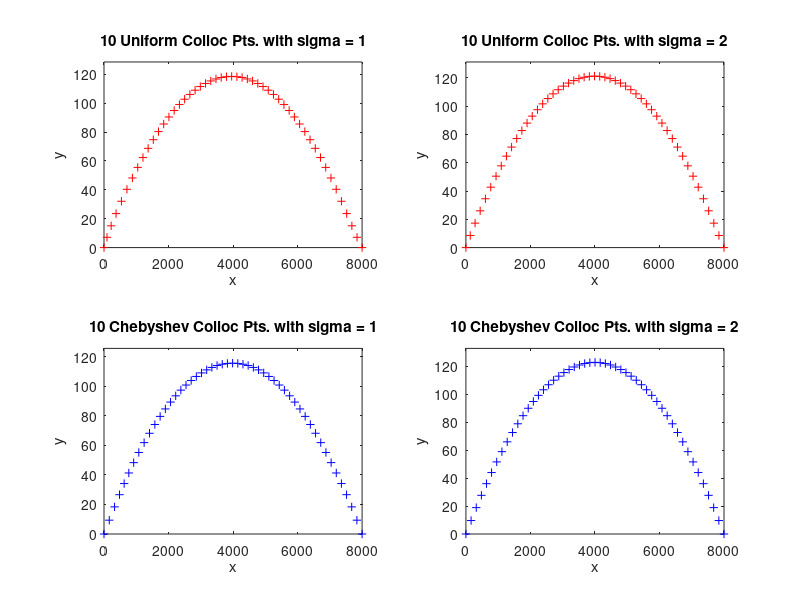

Source code (MATLAB):
% item4.m [Hebron,Yenzy]
function cs138_pset4v8()
    global sigma;   % Try sigma = 1,2
    figure(1);
    sigma = 1;
    subplot(221);
    nonlinear_colloc(1,12);
    sigma = 2;
    subplot(222);
    nonlinear_colloc(1,12);
    sigma = 1;
    subplot(223);
    nonlinear_colloc(2,12);
    sigma = 2;
    subplot(224);
    nonlinear_colloc(2,12);
end

function nonlinear_colloc(pts, N)
    % Projectile Motion, coupled SODE
    % Boundary Conditions and Assumptions
    t1 = 0; tn = 10;
    alpha_x = 0; beta_x = 8000;
    alpha_y = 0; beta_y = 0;
    global sigma;
    m = 20; c = 0;
    g = 9.80665;
    
    %N = 12; % N-2 Number of collocation points
    if pts == 1
        % Use Uniformly spaced collocation points
        t = linspace(t1,tn,N)'; % time steps
    elseif pts == 2
        % Use Chebyshev collocation points
        t = -cos((0:N-1)*pi/(N-1))';
        t = t1 + ((tn-t1)/2)*(t+1); % time steps
    end

    % Basis Function: Multiquadratic Basis
    phi = @(t,tj) sqrt((t-tj).^2 + sigma^2);
    phi_p = @(t,tj) ((t-tj)+1E-6)./phi(t,tj);  % modified with sigma
    phi_pp = @(t,tj) sigma^2./phi(t,tj).^3;

    % Auxiliary Functions for xi and yi and their derivatives
    xi = @(aj,t,tj) sum(aj.*phi(t,tj));
    xi_p = @(aj,t,tj) sum(aj.*phi_p(t,tj));
    xi_pp = @(aj,t,tj) sum(aj.*phi_pp(t,tj));
    yi = @(bj,t,tj) sum(bj.*phi(t,tj));
    yi_p = @(bj,t,tj) sum(bj.*phi_p(t,tj));
    yi_pp = @(bj,t,tj) sum(bj.*phi_pp(t,tj));

    % Initial Guess (random values would do bcz these are just coeffs)
    % Note, theta(:,1) corr to aj, theta(:,2) corr to bj
    theta_0 = randi([-100 100],N,2);

    F = zeros(N,2);
    J = zeros(N*2,N);

    theta = theta_0;       % set theta to initial guess
    while (1)
        % Construct current Collocation Points F
        % Boundary Nodes
        F(1,1) = xi(theta(:,1),t(1),t) - alpha_x;
        F(N,1) = xi(theta(:,1),t(N),t) - beta_x;
        F(1,2) = yi(theta(:,2),t(1),t) - alpha_y;
        F(N,2) = yi(theta(:,2),t(N),t) - beta_y;
        % Collocation Points
        for i = 2:N-1
            F(i,1) = xi_pp(theta(:,1),t(i),t) + ...
                    (c/m)*sqrt(xi_p(theta(:,1),t(i),t)^2 + ...
                    yi_p(theta(:,2),t(i),t)^2)* ...
                    xi_p(theta(:,1),t(i),t);
            F(i,2) = yi_pp(theta(:,2),t(i),t) + g + ...
                    (c/m)*sqrt(xi_p(theta(:,1),t(i),t)^2 + ...
                    yi_p(theta(:,2),t(i),t)^2)* ...
                    yi_p(theta(:,2),t(i),t);
        end
        
        % Construct current Jacobian J
        % Boundary Nodes
        J(1,:) = phi(t(1),t);
        J(N,:) = phi(t(N),t);
        J(N+1,:) = phi(t(1),t);
        J(N*2,:) = phi(t(N),t);
        % Internal Nodes
        for i = 2:N-1
            J(i,:) = phi_pp(t(i),t) + (c/m)* ...
                     (2*xi_p(theta(:,1),t(i),t)^2 + ...
                      yi_p(theta(:,2),t(i),t)^2)/ ...
                      sqrt(xi_p(theta(:,1),t(i),t)^2 + ...
                      yi_p(theta(:,2),t(i),t)^2).* ...
                      phi_p(t(i),t);
            J(i+N,:) = phi_pp(t(i),t) + (c/m)* ...
                      (xi_p(theta(:,1),t(i),t)^2 + ...
                      2*yi_p(theta(:,2),t(i),t)^2)/ ...
                      sqrt(xi_p(theta(:,1),t(i),t)^2 + ...
                      yi_p(theta(:,2),t(i),t)^2).* ...
                      phi_p(t(i),t);
        end
        
        % Solve Delta for x and y separately
%         Delx = J(1:N,:)\F(:,1);
%         Dely = J(N+1:end,:)\F(:,2);
        % We use GE from prev discussions, valid since Jacobian is square
        Delx = ge(J(1:N,:),F(:,1));
        Dely = ge(J(N+1:end,:),F(:,2));
        if norm(Delx, 'inf') < 1E-6 && norm(Dely, 'inf') < 1E-6
            break
        else
            theta(:,1) = theta(:,1) - Delx;
            theta(:,2) = theta(:,2) - Dely;
        end
    end
    
    % Coefficients of xi and yi now stored in theta_j (aj and bj resp)
    a = theta(:,1);
    b = theta(:,2);

    % Reconstructing the trajectory
    z = (t1:(tn-t1)/50:tn)';    % Finer interval than t
    x = a(1)*phi(z,t(1));
    y = b(1)*phi(z,t(1));
    for j = 2:N
        x = x+a(j)*phi(z,t(j));
        y = y+b(j)*phi(z,t(j));
    end
    if pts == 1
        plot(x,y,'r+');
        title(sprintf("%d Uniform Colloc Pts. with sigma = %d", N-2, sigma));
    elseif pts == 2
        plot(x,y,'b+');
        title(sprintf("%d Chebyshev Colloc Pts. with sigma = %d", N-2, sigma));
    end
    xlabel('x'); ylabel('y');
    
    % Limit x and y axis for easy comparison
    axis([0 8000 0 max(y)+10]); % use y = 0 to 8000 to make angle visible
    
    % Compute approx initial velocity and direction
    vx_0 = xi_p(theta(:,1),t(1),t);
    vy_0 = yi_p(theta(:,2),t(1),t);
    v_0 = sqrt(vx_0^2 + vy_0^2)
    angle = rad2deg(atan(y(2)/x(2)))
end

function x = ge(A,b)
    % Assumption: Matrix is square and has a unique solution.
    n = size(A, 1);
    
    A = [A b]; % Augmented Matrix
    % Elimination
    for j = 1:n
        % Find index of largest magnitude
        [~, k] = max(abs(A(j:end,j)));
    
        % Adjust k so it reflects row index for entire matrix
        k = (j-1)+k;    % ex. if j = 2 and k = 1, k is actually 2
    
        % ERO1 switch to get row with pivot into working row
        A([j k], j:end) = A([k j], j:end);
    
        % ERO2 scale to get a unit pivot
        A(j,j:end) = A(j,j:end)/A(j,j);
        % zero the entries under the unit pivot in column j
        for i = j+1:n
            if abs(A(i,j)) < 1E-10
                A(i,j) = 0;
                continue;
            end
            % ERO3 annihilate
            A(i,j:end) = A(i,j:end)-A(i,j)*A(j,j:end);
        end
    end
    % A %REF (A|b)
    
    %Backward Sub
    x = A(:, end); % x(n) is correct
    for i = n-1:-1:1
        x(i) = x(i)-A(i,i+1:end-1)*x(i+1:end);
        % ex. x3 = b3
        %     x2 = b2 - a3x3 = b2 - [a3]*[x3]'
        %     x1 = b1 - (a2x2 + a3x3) = b1 - [a2 a3]*[x2 x3]'
    end
end


